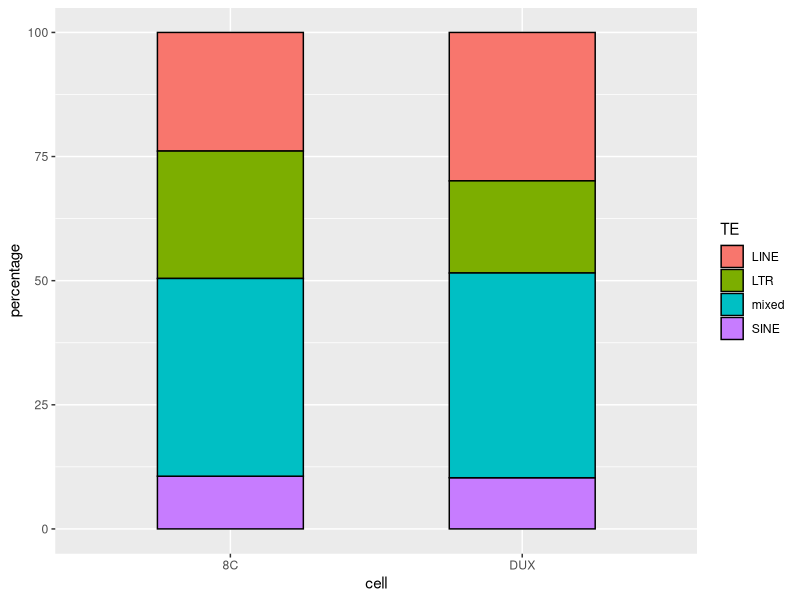
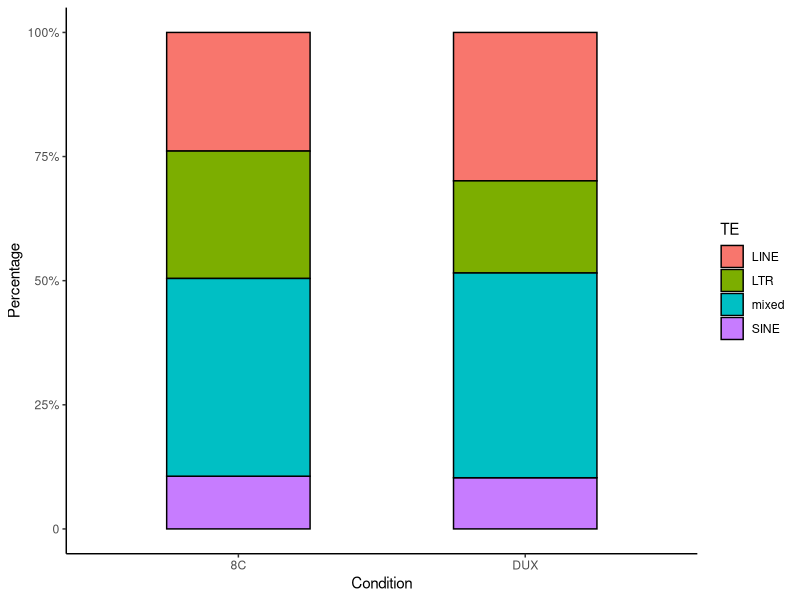
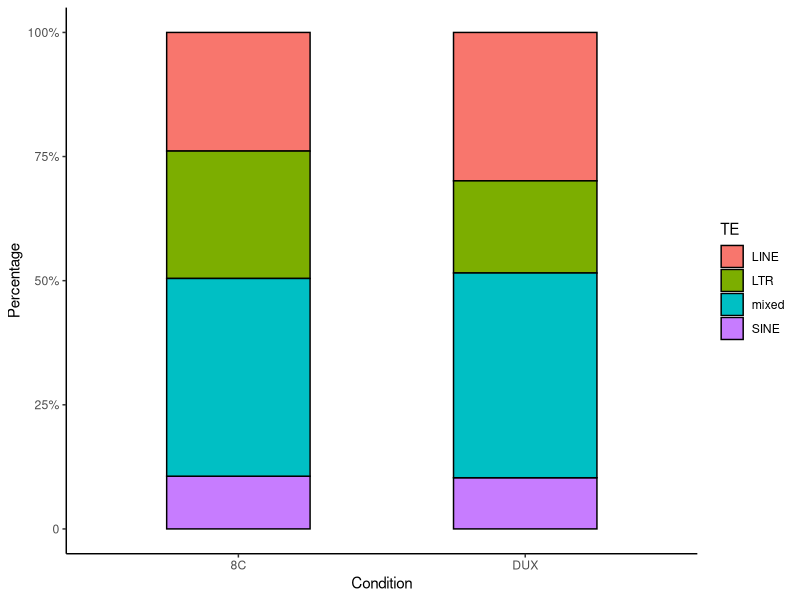

Generate these figures, in order, with R:
library(plyr)
library(tidyverse)
library(readxl)

data3=read.csv("./8C_DUX_fusion_TE.csv")
p3 <- ggplot(data3,aes(x=cell,y=percentage,fill=TE))+
  geom_bar(stat = 'identity',width = 0.5,colour='black')
p3
p4 <- p3+labs(x='Condition',y='Percentage')+
  theme(axis.title = element_text(size=12),
        axis.text = element_text(size=11))+
  scale_y_continuous(breaks=seq(0,100,25),
                     labels=c('0','25%','50%','75%','100%'))+theme_classic()
p4

pdf("8C_DUX4_fusion_TE_barplot.pdf",width=8,height = 6)
print(p4)
dev.off()